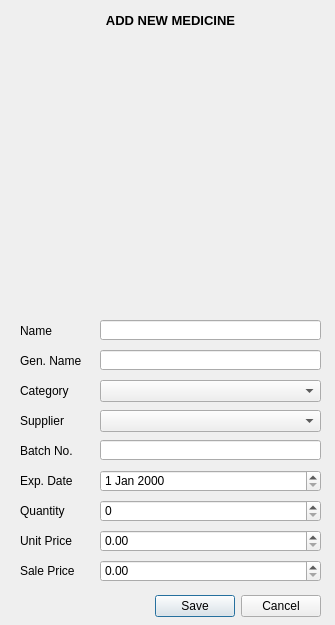
<?xml version="1.0" encoding="UTF-8"?>
<ui version="4.0">
 <class>Dialog</class>
 <widget class="QDialog" name="Dialog">
  <property name="geometry">
   <rect>
    <x>0</x>
    <y>0</y>
    <width>335</width>
    <height>625</height>
   </rect>
  </property>
  <property name="windowTitle">
   <string>Dialog</string>
  </property>
  <widget class="QDialogButtonBox" name="buttonBox">
   <property name="geometry">
    <rect>
     <x>-20</x>
     <y>590</y>
     <width>341</width>
     <height>32</height>
    </rect>
   </property>
   <property name="orientation">
    <enum>Qt::Horizontal</enum>
   </property>
   <property name="standardButtons">
    <set>QDialogButtonBox::Cancel|QDialogButtonBox::Save</set>
   </property>
  </widget>
  <widget class="QLabel" name="Name">
   <property name="geometry">
    <rect>
     <x>20</x>
     <y>320</y>
     <width>61</width>
     <height>21</height>
    </rect>
   </property>
   <property name="text">
    <string>Name</string>
   </property>
  </widget>
  <widget class="QLabel" name="label_3">
   <property name="geometry">
    <rect>
     <x>10</x>
     <y>10</y>
     <width>321</width>
     <height>20</height>
    </rect>
   </property>
   <property name="font">
    <font>
     <pointsize>10</pointsize>
     <weight>75</weight>
     <bold>true</bold>
    </font>
   </property>
   <property name="text">
    <string>ADD NEW MEDICINE</string>
   </property>
   <property name="alignment">
    <set>Qt::AlignCenter</set>
   </property>
  </widget>
  <widget class="QLabel" name="Image">
   <property name="geometry">
    <rect>
     <x>30</x>
     <y>50</y>
     <width>251</width>
     <height>211</height>
    </rect>
   </property>
   <property name="text">
    <string/>
   </property>
   <property name="pixmap">
    <pixmap>../icon/medicine_icon.png</pixmap>
   </property>
   <property name="scaledContents">
    <bool>true</bool>
   </property>
   <property name="alignment">
    <set>Qt::AlignCenter</set>
   </property>
  </widget>
  <widget class="QLabel" name="label_5">
   <property name="geometry">
    <rect>
     <x>10</x>
     <y>30</y>
     <width>311</width>
     <height>261</height>
    </rect>
   </property>
   <property name="autoFillBackground">
    <bool>true</bool>
   </property>
   <property name="text">
    <string/>
   </property>
  </widget>
  <widget class="QLabel" name="Category">
   <property name="geometry">
    <rect>
     <x>20</x>
     <y>380</y>
     <width>61</width>
     <height>21</height>
    </rect>
   </property>
   <property name="text">
    <string>Category</string>
   </property>
  </widget>
  <widget class="QLabel" name="GenName">
   <property name="geometry">
    <rect>
     <x>20</x>
     <y>350</y>
     <width>61</width>
     <height>21</height>
    </rect>
   </property>
   <property name="text">
    <string>Gen. Name</string>
   </property>
  </widget>
  <widget class="QLabel" name="BatchNo">
   <property name="geometry">
    <rect>
     <x>20</x>
     <y>440</y>
     <width>61</width>
     <height>21</height>
    </rect>
   </property>
   <property name="text">
    <string>Batch No.</string>
   </property>
  </widget>
  <widget class="QLabel" name="Supplier">
   <property name="geometry">
    <rect>
     <x>20</x>
     <y>410</y>
     <width>61</width>
     <height>21</height>
    </rect>
   </property>
   <property name="text">
    <string>Supplier</string>
   </property>
  </widget>
  <widget class="QLineEdit" name="medicine_name">
   <property name="geometry">
    <rect>
     <x>100</x>
     <y>320</y>
     <width>221</width>
     <height>20</height>
    </rect>
   </property>
  </widget>
  <widget class="QLineEdit" name="batch_number">
   <property name="geometry">
    <rect>
     <x>100</x>
     <y>440</y>
     <width>221</width>
     <height>20</height>
    </rect>
   </property>
  </widget>
  <widget class="QLineEdit" name="generic_name">
   <property name="geometry">
    <rect>
     <x>100</x>
     <y>350</y>
     <width>221</width>
     <height>20</height>
    </rect>
   </property>
  </widget>
  <widget class="QLabel" name="ExpDate">
   <property name="geometry">
    <rect>
     <x>20</x>
     <y>470</y>
     <width>61</width>
     <height>21</height>
    </rect>
   </property>
   <property name="text">
    <string>Exp. Date</string>
   </property>
  </widget>
  <widget class="QLabel" name="UnitPrice">
   <property name="geometry">
    <rect>
     <x>20</x>
     <y>530</y>
     <width>61</width>
     <height>21</height>
    </rect>
   </property>
   <property name="text">
    <string>Unit Price</string>
   </property>
  </widget>
  <widget class="QLabel" name="SalePrice">
   <property name="geometry">
    <rect>
     <x>20</x>
     <y>560</y>
     <width>61</width>
     <height>21</height>
    </rect>
   </property>
   <property name="text">
    <string>Sale Price</string>
   </property>
  </widget>
  <widget class="QLabel" name="Quantity">
   <property name="geometry">
    <rect>
     <x>20</x>
     <y>500</y>
     <width>61</width>
     <height>21</height>
    </rect>
   </property>
   <property name="text">
    <string>Quantity</string>
   </property>
  </widget>
  <widget class="QLabel" name="Image_2">
   <property name="geometry">
    <rect>
     <x>40</x>
     <y>50</y>
     <width>251</width>
     <height>211</height>
    </rect>
   </property>
   <property name="text">
    <string/>
   </property>
   <property name="pixmap">
    <pixmap>../icon/medicine_icon.png</pixmap>
   </property>
   <property name="scaledContents">
    <bool>true</bool>
   </property>
   <property name="alignment">
    <set>Qt::AlignCenter</set>
   </property>
  </widget>
  <widget class="QComboBox" name="comboBox">
   <property name="geometry">
    <rect>
     <x>100</x>
     <y>380</y>
     <width>221</width>
     <height>22</height>
    </rect>
   </property>
  </widget>
  <widget class="QComboBox" name="comboBox_2">
   <property name="geometry">
    <rect>
     <x>100</x>
     <y>410</y>
     <width>221</width>
     <height>22</height>
    </rect>
   </property>
  </widget>
  <widget class="QDateEdit" name="dateEdit">
   <property name="geometry">
    <rect>
     <x>100</x>
     <y>470</y>
     <width>221</width>
     <height>22</height>
    </rect>
   </property>
  </widget>
  <widget class="QSpinBox" name="spinBox">
   <property name="geometry">
    <rect>
     <x>100</x>
     <y>500</y>
     <width>221</width>
     <height>22</height>
    </rect>
   </property>
  </widget>
  <widget class="QDoubleSpinBox" name="doubleSpinBox">
   <property name="geometry">
    <rect>
     <x>100</x>
     <y>530</y>
     <width>221</width>
     <height>22</height>
    </rect>
   </property>
  </widget>
  <widget class="QDoubleSpinBox" name="doubleSpinBox_2">
   <property name="geometry">
    <rect>
     <x>100</x>
     <y>560</y>
     <width>221</width>
     <height>22</height>
    </rect>
   </property>
  </widget>
  <zorder>label_5</zorder>
  <zorder>buttonBox</zorder>
  <zorder>Name</zorder>
  <zorder>label_3</zorder>
  <zorder>Image</zorder>
  <zorder>Category</zorder>
  <zorder>GenName</zorder>
  <zorder>BatchNo</zorder>
  <zorder>Supplier</zorder>
  <zorder>medicine_name</zorder>
  <zorder>batch_number</zorder>
  <zorder>generic_name</zorder>
  <zorder>ExpDate</zorder>
  <zorder>UnitPrice</zorder>
  <zorder>SalePrice</zorder>
  <zorder>Quantity</zorder>
  <zorder>Image_2</zorder>
  <zorder>comboBox</zorder>
  <zorder>comboBox_2</zorder>
  <zorder>dateEdit</zorder>
  <zorder>spinBox</zorder>
  <zorder>doubleSpinBox</zorder>
  <zorder>doubleSpinBox_2</zorder>
 </widget>
 <tabstops>
  <tabstop>medicine_name</tabstop>
  <tabstop>batch_number</tabstop>
 </tabstops>
 <resources/>
 <connections>
  <connection>
   <sender>buttonBox</sender>
   <signal>accepted()</signal>
   <receiver>Dialog</receiver>
   <slot>accept()</slot>
   <hints>
    <hint type="sourcelabel">
     <x>198</x>
     <y>584</y>
    </hint>
    <hint type="destinationlabel">
     <x>157</x>
     <y>274</y>
    </hint>
   </hints>
  </connection>
  <connection>
   <sender>buttonBox</sender>
   <signal>rejected()</signal>
   <receiver>Dialog</receiver>
   <slot>reject()</slot>
   <hints>
    <hint type="sourcelabel">
     <x>266</x>
     <y>590</y>
    </hint>
    <hint type="destinationlabel">
     <x>286</x>
     <y>274</y>
    </hint>
   </hints>
  </connection>
 </connections>
</ui>
